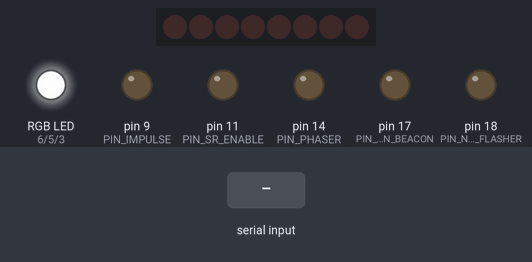
Bench run of a sketch on a simulated Arduino Uno, built with avr-gcc and run on an emulated ATmega328P. On the bench: 8 shift-register outputs drawn as a row of LEDs (first output left, lit = HIGH), an RGB LED mixed from three pins (HIGH = lit), output pins drawn as LEDs (lit = HIGH). Inputs (shaded band) come from the test bench. Pins used as bus, display or sensor lines are not drawn.

Above: at 1.2 s.
1.3 s: "2" received over Serial
At 2.5 s:
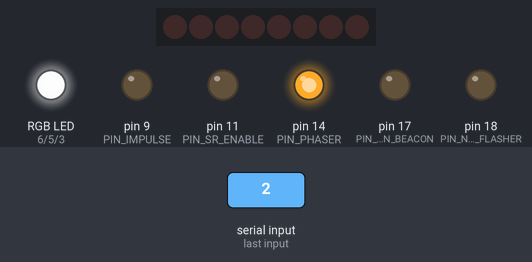
2.8 s: byte 90 (SERIAL_COMM_NAV_BEACON_ON) received over Serial
At 3.9 s:
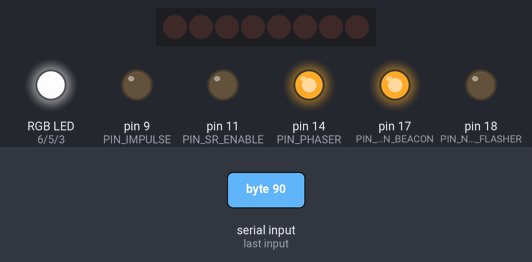
4.3 s: byte 60 (SERIAL_COMM_PHASER_OFF) received over Serial
At 5.0 s:
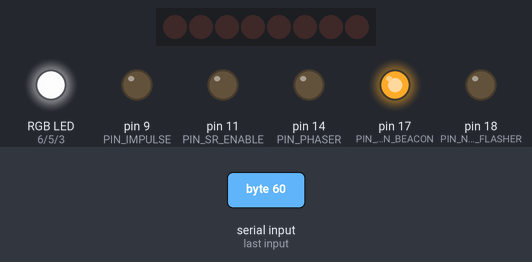
5.8 s: byte 94 (SERIAL_COMM_NAV_FLASHER_ON) received over Serial
At 6.1 s:
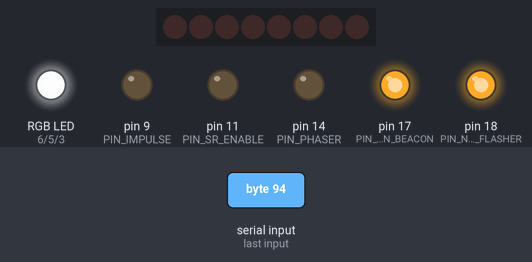
7.3 s: byte 92 (SERIAL_COMM_NAV_BEACON_OFF) received over Serial
At 8.5 s:
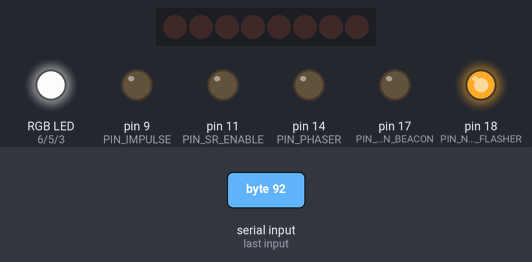
8.8 s: "2" received over Serial
At 9.6 s:
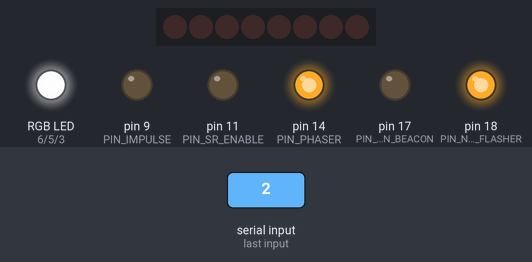
Timing chart, 0 to 11.3 s (numbered marks = the images above; inputs shaded):
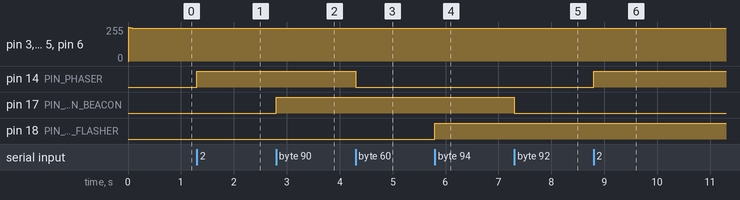

The sketch:

ENTERPRISE_RECEIVER_SAUCER.ino
```cpp
#include <EN1701-REFIT.h>
#include <SERIAL_COMM.h>

volatile unsigned long previousMillis = 0;

int incomingByte = 0;   // for incoming serial data
unsigned int sectionData = 0;
byte sectionSignalIn = 0;
byte newImpulseLevel=0;
byte currentImpulseLevel=0;

byte newCrystalRGB[] = {10,10,10};
byte oldCrystalRGB[] = {0,0,0};

//pin assignments
#define PIN_NAVIGATION_BEACON 17
#define PIN_NAVIGATION_FLASHER 18
#define PIN_SR_SECTION_DATA 10
#define PIN_SR_ENABLE 11
#define PIN_SR_LATCH 12
#define PIN_SR_CLOCK 13

#define PIN_CRYSTAL_R 6
#define PIN_CRYSTAL_G 5
#define PIN_CRYSTAL_B 3
#define PIN_PHASER 14
#define PIN_IMPULSE 9

//timer constants
#define RECEIVER_INTERRUPT_FREQUENCY 7 //ms

boolean bPowerOn = false;

void setup() {
  pinMode(PIN_SR_ENABLE, OUTPUT);
  digitalWrite(PIN_SR_ENABLE,HIGH);

  Serial.begin(9600);
  pinMode(PIN_NAVIGATION_BEACON, OUTPUT);
  pinMode(PIN_NAVIGATION_FLASHER, OUTPUT);
  pinMode(PIN_SR_CLOCK, OUTPUT);
  pinMode(PIN_SR_LATCH, OUTPUT);
  pinMode(PIN_SR_SECTION_DATA, OUTPUT);
  pinMode(PIN_CRYSTAL_R, OUTPUT);
  pinMode(PIN_CRYSTAL_G, OUTPUT);
  pinMode(PIN_CRYSTAL_B, OUTPUT);
  pinMode(PIN_PHASER, OUTPUT);
  pinMode(PIN_IMPULSE, OUTPUT);

  updateSectionDataRegister();

  digitalWrite(PIN_SR_ENABLE,LOW);

  analogWrite(PIN_CRYSTAL_R, 255);
  analogWrite(PIN_CRYSTAL_G, 255);
  analogWrite(PIN_CRYSTAL_B, 255);

  OCR0A = 0xAF;
  TIMSK0 |= _BV(OCIE0A);
}

SIGNAL(TIMER0_COMPA_vect)
{
  unsigned long currentMillis = millis();

  if (currentMillis - previousMillis >= RECEIVER_INTERRUPT_FREQUENCY) {
    previousMillis = currentMillis;
    checkCrystalLevel();
    checkImpulseLevel();
  }
}

void updateSectionDataRegister() {
   digitalWrite(PIN_SR_LATCH, LOW);
   shiftOut(PIN_SR_SECTION_DATA, PIN_SR_CLOCK, LSBFIRST, (sectionData & 0xFF));
   digitalWrite(PIN_SR_LATCH, HIGH);
}

void firePhaser(boolean bOn) {
  if (bOn){
    digitalWrite(PIN_PHASER, HIGH);
  }
  else {
    digitalWrite(PIN_PHASER, LOW);
  }
}

void checkImpulseLevel() {

   if ( newImpulseLevel != currentImpulseLevel ){

      if (newImpulseLevel >= currentImpulseLevel) {
        //if on startup flash full impulse
        if ( currentImpulseLevel == 0 ){
           analogWrite(PIN_IMPULSE, 255);
           delay(700);
           analogWrite(PIN_IMPULSE, 0);
           delay(2000);
           analogWrite(PIN_IMPULSE, 255);
           delay(700);
           analogWrite(PIN_IMPULSE, 0);
           delay(2000);
           analogWrite(PIN_IMPULSE, 255);
           currentImpulseLevel = 255;
           return;
        };
        analogWrite(PIN_IMPULSE, ++currentImpulseLevel);
      }
      else {
        analogWrite(PIN_IMPULSE, --currentImpulseLevel);
      }
   }
}

void checkCrystalLevel() {

    bool oper_R = (oldCrystalRGB[0] >= newCrystalRGB[0]) ? 0:1;
    bool oper_G = (oldCrystalRGB[1] >= newCrystalRGB[1]) ? 0:1;
    bool oper_B = (oldCrystalRGB[2] >= newCrystalRGB[2]) ? 0:1;

     if ( oldCrystalRGB[0] != newCrystalRGB[0] ) {
        if ( oper_R ) {
          analogWrite(PIN_CRYSTAL_R, (255-(++oldCrystalRGB[0])));
        }
        else {
          analogWrite(PIN_CRYSTAL_R, (255-(--oldCrystalRGB[0])));
        }
     }

     if ( oldCrystalRGB[1] != newCrystalRGB[1] ) {
        if ( oper_G ) {
          analogWrite(PIN_CRYSTAL_G, (255-(++oldCrystalRGB[1])));
        }
        else {
          analogWrite(PIN_CRYSTAL_G, (255-(--oldCrystalRGB[1])));
        }
     }

     if ( oldCrystalRGB[2] != newCrystalRGB[2] ) {
        if ( oper_B ) {
          analogWrite(PIN_CRYSTAL_B, (255-(++oldCrystalRGB[2])));
        }
        else {
          analogWrite(PIN_CRYSTAL_B, (255-(--oldCrystalRGB[2])));
        }
     }
}

void runShutdownSequence(){
  bPowerOn = false;

  digitalWrite(PIN_NAVIGATION_BEACON, LOW);
  digitalWrite(PIN_NAVIGATION_FLASHER, LOW);
  digitalWrite(PIN_PHASER, LOW);
}

void runStartUpSequence() {
  //start nav lights
  bPowerOn = true;
}

void loop() {

   if (Serial.available() > 0) {
     // read the incoming byte:
     incomingByte = Serial.read();

     switch (incomingByte) {
       case SERIAL_COMM_POWER_OFF:
          runShutdownSequence();
          break;
       case SERIAL_COMM_POWER_ON: //power on
          runStartUpSequence();
          break;
       case SERIAL_COMM_PHASER_ON:
          firePhaser(true);
          break;
       case SERIAL_COMM_PHASER_OFF:
          firePhaser(false);
          break;
       case SERIAL_COMM_IMPULSE_DRIVE:
          Serial.readBytes(&newImpulseLevel,1);
          /*if (currentImpulseLevel == 0) { //flash full power then throttle back
             currentImpulseLevel = 255;
             analogWrite(PIN_IMPULSE, 255);
             newImpulseLevel = 100;
          }*/
          break;
       case SERIAL_COMM_NAV_BEACON_ON:
          digitalWrite(PIN_NAVIGATION_BEACON, HIGH);
          break;
       case SERIAL_COMM_NAV_BEACON_OFF:
          digitalWrite(PIN_NAVIGATION_BEACON, LOW);
          break;
       case SERIAL_COMM_NAV_FLASHER_ON:
          digitalWrite(PIN_NAVIGATION_FLASHER, HIGH);
          break;
       case SERIAL_COMM_NAV_FLASHER_OFF:
          digitalWrite(PIN_NAVIGATION_FLASHER, LOW);
          break;
       case SERIAL_COMM_CRYSTAL_COLOR:
          Serial.readBytes(newCrystalRGB, 3);
          break;
       case SERIAL_COMM_SAUCER_SECTION:
          Serial.readBytes(&sectionSignalIn,1);
          for (int set=0; set<8; set++){
             if (bitRead(sectionSignalIn,set)==1){
                bitSet(sectionData, set);
             }
             else {
                bitClear(sectionData, set);
             }
          }
          updateSectionDataRegister();
          break;
       default:
          /*switch (int(incomingByte/10) * 10){
            case SERIAL_COMM_IMPULSE_DRIVE:
               break;
            case SERIAL_COMM_WARP_DRIVE:
               break;
          }*/
          break;
     }
   }
}
```

Measured:
- after the input at 1.3 s, pin 14 (PIN_PHASER): LOW → HIGH at once
- after the input at 2.8 s, pin 17 (PIN_NAVIGATION_BEACON): LOW → HIGH at once
- after the input at 4.3 s, pin 14 (PIN_PHASER): HIGH → LOW at once
- after the input at 5.8 s, pin 18 (PIN_NAVIGATION_FLASHER): LOW → HIGH at once
- after the input at 7.3 s, pin 17 (PIN_NAVIGATION_BEACON): HIGH → LOW at once
- after the input at 8.8 s, pin 14 (PIN_PHASER): LOW → HIGH at once
